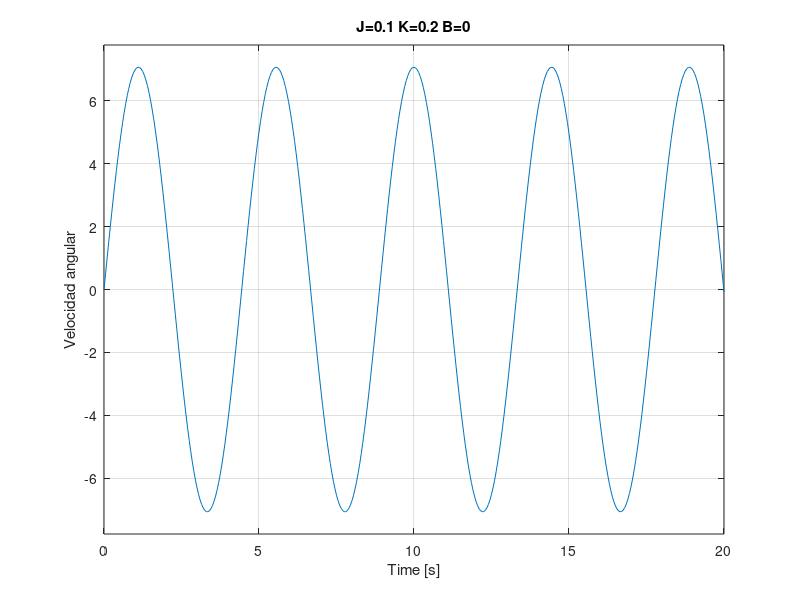

MATLAB code for this plot:
clearvars;
% Ejercicio 2
% multiplicar por s/s
b = 0.1;
k = 0.2;
j = 0.1;
sys1 = tf([1 0],[j b k]);


pole(sys1);
zero(sys1);

t = 0:0.05:20;

% Apartado a
subplot(2,2,1)
step(sys1,t);

% Apartado b
%impulse(sys1,t);

% Apartado c
pole(sys1);
zero(sys1);

title("J=0.1 K=0.2 B=0.1")
ylabel("Velocidad angular")

% Apartado d
j = 3;
sys2 =  tf([1 0],[j b k]);
% Aumentado M
subplot(2,2,2)
step(sys2,t)
title("J=3 K=0.2 B=0.1")
ylabel("Velocidad angular")

% Aumentando K
k = 20;
j = 0.1;
sys3 =  tf([1 0],[j b k]);

subplot(2,2,3)
step(sys3,t)
title('J=0.1 K=20 B=0.1')
ylabel("Velocidad angular")

% Aumentando b
k = 0.2;
b = 0;
sys4 =  tf([1 0],[j b k]);

subplot(2,2,4)
step(sys4,t)
title('J=0.1 K=0.2 B=0')
ylabel("Velocidad angular")

